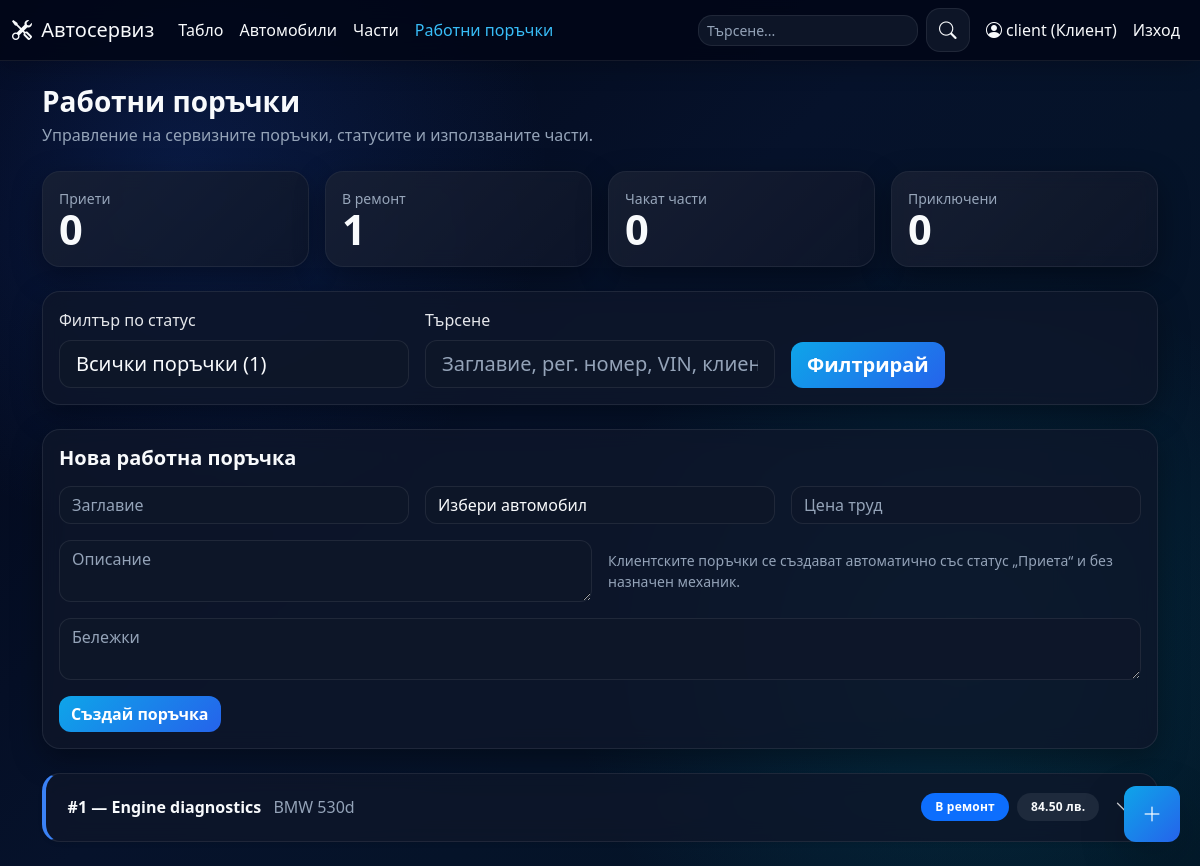
Before: /work-orders (signed in) with the older database file.
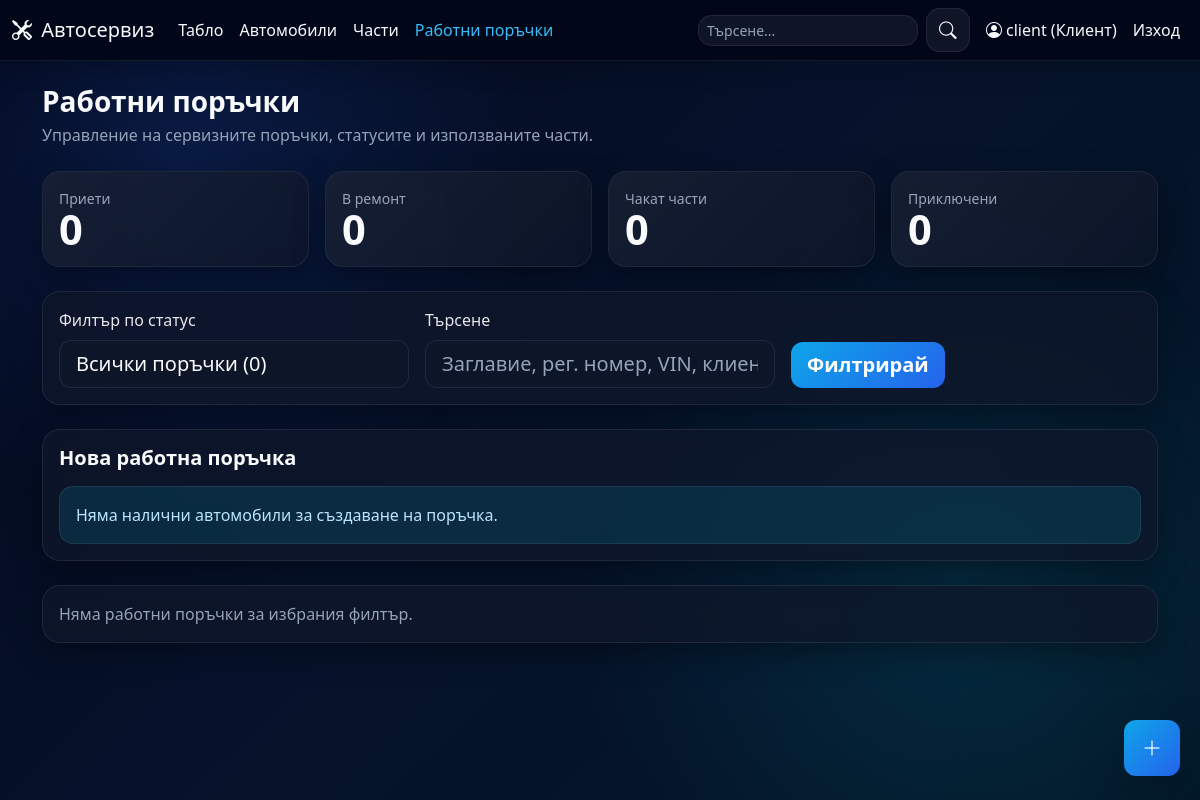
After: the same page with the newer database file.
### app/models.py (models this page shows)
class WorkOrder(db.Model):
    id = db.Column(db.Integer, primary_key=True)
    title = db.Column(db.String(150), nullable=False)
    description = db.Column(db.Text, nullable=False)
    status = db.Column(db.String(30), nullable=False, default='open')
    notes = db.Column(db.Text)
    labor_cost = db.Column(db.Float, nullable=False, default=0.0)
    created_at = db.Column(db.DateTime, default=datetime.now)
    updated_at = db.Column(db.DateTime, default=datetime.now, onupdate=datetime.now)
    car_id = db.Column(db.Integer, db.ForeignKey('car.id'), nullable=False)
    client_id = db.Column(db.Integer, db.ForeignKey('user.id'))
    mechanic_id = db.Column(db.Integer, db.ForeignKey('user.id'))
    created_by_id = db.Column(db.Integer, db.ForeignKey('user.id'))
    client = db.relationship('User', foreign_keys=[client_id], backref='client_orders')
    mechanic = db.relationship('User', foreign_keys=[mechanic_id], backref='assigned_orders')
    created_by = db.relationship('User', foreign_keys=[created_by_id], backref='created_orders')
    parts = db.relationship('WorkOrderPart', backref='work_order', lazy=True, cascade='all, delete-orphan')
    @property
    def total_parts_cost(self):
        return round(sum((link.unit_price_snapshot or 0) * link.quantity_used for link in self.parts), 2)
    @property
    def total_cost(self):
        return round((self.labor_cost or 0) + self.total_parts_cost, 2)

class Car(db.Model):
    id = db.Column(db.Integer, primary_key=True)
    vin = db.Column(db.String(64), unique=True, nullable=False)
    registration_number = db.Column(db.String(32), unique=True)
    make = db.Column(db.String(80), nullable=False)
    model = db.Column(db.String(80), nullable=False)
    year = db.Column(db.Integer)
    owner_name = db.Column(db.String(120), nullable=False)
    owner_phone = db.Column(db.String(30))
    image_filename = db.Column(db.String(255))
    user_id = db.Column(db.Integer, db.ForeignKey('user.id'))
    created_at = db.Column(db.DateTime, default=datetime.now)
    orders = db.relationship('WorkOrder', backref='car', lazy=True, cascade='all, delete-orphan')

class WorkOrderPart(db.Model):
    id = db.Column(db.Integer, primary_key=True)
    work_order_id = db.Column(db.Integer, db.ForeignKey('work_order.id'), nullable=False)
    part_id = db.Column(db.Integer, db.ForeignKey('part.id'), nullable=False)
    quantity_used = db.Column(db.Integer, nullable=False, default=1)
    unit_price_snapshot = db.Column(db.Float, nullable=False, default=0.0)

### app/routes_orders.py (the view, shortened to what this page needs)
    @app.route('/work-orders', methods=['GET', 'POST'])
    @login_required
    def list_work_orders():
        selected_status = request.args.get('status', '').strip()
        search = request.args.get('q', '').strip()
        query = WorkOrder.query.join(Car).order_by(WorkOrder.created_at.desc())
        if current_user.role == 'mechanic':
            query = query.filter((WorkOrder.mechanic_id == current_user.id) | (WorkOrder.mechanic_id.is_(None)))
        elif current_user.role == 'client':
            query = query.filter(client_order_filter(current_user))
        if selected_status in ALLOWED_WORK_ORDER_STATUSES:
            query = query.filter(WorkOrder.status == selected_status)
        work_orders = query.all()
        if current_user.role == 'client':
            cars = Car.query.filter(client_car_filter(current_user)).order_by(Car.make.asc(), Car.model.asc()).all()
        else:
            cars = Car.query.order_by(Car.make.asc(), Car.model.asc()).all()
        mechanics = User.query.filter_by(role='mechanic').all()
        parts = Part.query.order_by(Part.name.asc()).all()
        status_counts_query = WorkOrder.query
        if current_user.role == 'mechanic':
            status_counts_query = status_counts_query.filter((WorkOrder.mechanic_id == current_user.id) | (WorkOrder.mechanic_id.is_(None)))
        elif current_user.role == 'client':
            status_counts_query = status_counts_query.join(Car).filter(client_order_filter(current_user))
        status_counts = {code: status_counts_query.filter(WorkOrder.status == code).count() for code in ALLOWED_WORK_ORDER_STATUSES}
        total_visible_orders = sum(status_counts.values())
        return render_template(
            'work_orders.html',
            work_orders=work_orders,
            cars=cars,
            mechanics=mechanics,
            parts=parts,
            selected_status=selected_status,
            search=search,
            status_counts=status_counts,
            total_visible_orders=total_visible_orders,
        )

### app/route_support.py (called while the page is built)
def register_template_helpers(app):
    @app.context_processor
    def inject_status_helpers():
        return {
            'status_label': status_label,
            'status_badge': status_badge,
            'status_meta': STATUS_META,
            'role_label': role_label,
            'pdf_export_enabled': pdf_export_available(),
        }

def normalize_phone(phone: str) -> str:
    return (phone or '').strip()

def client_phone(user: User | None) -> str | None:
    normalized = normalize_phone(getattr(user, 'phone', ''))
    return normalized or None

def client_car_filter(user: User):
    clauses = [Car.user_id == user.id]
    phone = client_phone(user)
    if phone:
        clauses.append(Car.owner_phone == phone)
    return or_(*clauses)

def client_order_filter(user: User):
    clauses = [WorkOrder.client_id == user.id, Car.user_id == user.id]
    phone = client_phone(user)
    if phone:
        clauses.append(Car.owner_phone == phone)
    return or_(*clauses)

def status_label(status: str) -> str:
    return STATUS_META.get(status, {}).get('label', status)

def status_badge(status: str) -> str:
    return STATUS_META.get(status, {}).get('badge', 'text-bg-light')

### app/templates/work_orders.html (shortened to what the changed rows need)
{% extends "base.html" %}
{% block content %}
<div class="row g-3 mb-4">
  <div class="col-xl-3 col-md-6"><div class="card stat-card h-100 status-progress-card"><div class="card-body"><div class="text-muted small">В ремонт</div><div class="stat-number">{{ status_counts['in_progress'] }}</div></div></div></div>
</div>
<div class="card mb-4">
  <div class="card-body">
    <form method="get" class="row g-3 align-items-end">
      <div class="col-lg-4">
        <label class="form-label">Филтър по статус</label>
        <select name="status" class="form-select form-select-lg filter-select">
          <option value="" {% if not selected_status %}selected{% endif %}>Всички поръчки ({{ total_visible_orders }})</option>
        </select>
      </div>
    </form>
  </div>
</div>
{% if current_user.role in ['manager', 'client'] %}
<div class="card mb-4">
  <div class="card-body">
    <h5 class="mb-3">Нова работна поръчка</h5>
    {% if cars %}
    <form method="post" class="row g-3">
      <div class="col-md-4"><input class="form-control" name="title" placeholder="Заглавие" required></div>
      <div class="col-md-4"><select class="form-select" name="car_id" required><option value="">Избери автомобил</option></select></div>
      <div class="col-md-4"><input class="form-control" name="labor_cost" type="number" step="0.01" min="0" placeholder="Цена труд"></div>
      <div class="col-md-6"><textarea class="form-control" name="description" placeholder="Описание" required></textarea></div>
      {% if current_user.role == 'manager' %}
      <div class="col-md-3"><select class="form-select" name="mechanic_id"><option value="">Избери механик</option>{% for mechanic in mechanics %}<option value="{{ mechanic.id }}">{{ mechanic.username }}</option>{% endfor %}</select></div>
      <div class="col-md-3"><select class="form-select" name="status"><option value="open">Приета</option><option value="in_progress">В ремонт</option><option value="awaiting_parts">Чака части</option><option value="completed">Приключена</option></select></div>
      {% else %}
      <div class="col-md-6 d-flex align-items-center">
        <div class="small text-muted">Клиентските поръчки се създават автоматично със статус „Приета“ и без назначен механик.</div>
      </div>
      {% endif %}
      <div class="col-12"><textarea class="form-control" name="notes" placeholder="Бележки"></textarea></div>
      <div class="col-12"><button class="btn btn-primary">Създай поръчка</button></div>
    </form>
    {% else %}
    <div class="alert alert-info mb-0">Няма налични автомобили за създаване на поръчка.</div>
    {% endif %}
  </div>
</div>
{% endif %}
<div class="accordion" id="ordersAccordion">
  {% for order in work_orders %}
  <div class="accordion-item mb-3 shadow-sm order-item status-{{ order.status }}">
    <h2 class="accordion-header" id="heading{{ order.id }}">
      <button class="accordion-button collapsed" type="button" data-bs-toggle="collapse" data-bs-target="#collapse{{ order.id }}" aria-expanded="false" aria-controls="collapse{{ order.id }}">
        <div class="d-flex flex-column flex-md-row justify-content-between w-100 me-3 gap-2 align-items-start align-items-md-center">
          <div>
            <span class="fw-semibold">#{{ order.id }} — {{ order.title }}</span>
            <span class="text-muted ms-md-2">{{ order.car.make }} {{ order.car.model }}</span>
          </div>
          <div class="d-flex flex-wrap align-items-center gap-2">
            <span class="badge {{ status_badge(order.status) }} status-pill">{{ status_label(order.status) }}</span>
            <span class="badge text-bg-light">{{ '%.2f'|format(order.total_cost) }} лв.</span>
          </div>
        </div>
      </button>
    </h2>
  </div>
  {% else %}
  <div class="card"><div class="card-body text-muted">Няма работни поръчки за избрания филтър.</div></div>
  {% endfor %}
</div>
{% endblock %}

Changed rows visible on the page:
removed WorkOrder: id "1", title "Engine diagnostics", car.make "BMW", car.model "530d", status "В ремонт", total_cost "84.50"
Other visible differences:
{{ status_counts['in_progress'] }}: "1" → "0"
form field status: "Всички поръчки (1)" → "Всички поръчки (0)"
form field car_id: "Избери автомобил" → (not shown)
text no longer shown: "Клиентските поръчки се създават автоматично със статус „Приета“ и без назначен механик. Създай поръчка"
text now shown: "Няма налични автомобили за създаване на поръчка. Няма работни поръчки за избрания филтър."
